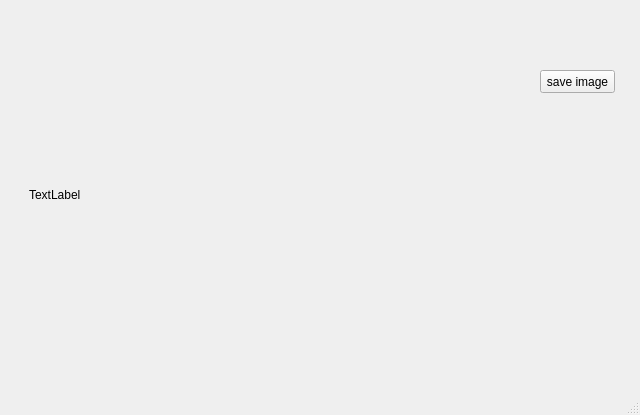
<?xml version="1.0" encoding="UTF-8"?>
<ui version="4.0">
 <class>MainWindow</class>
 <widget class="QMainWindow" name="MainWindow">
  <property name="geometry">
   <rect>
    <x>0</x>
    <y>0</y>
    <width>640</width>
    <height>415</height>
   </rect>
  </property>
  <property name="windowTitle">
   <string>ResultWindow</string>
  </property>
  <widget class="QWidget" name="centralwidget">
   <widget class="QPushButton" name="pushButton">
    <property name="geometry">
     <rect>
      <x>540</x>
      <y>70</y>
      <width>75</width>
      <height>23</height>
     </rect>
    </property>
    <property name="text">
     <string>save image</string>
    </property>
   </widget>
   <widget class="QWidget" name="horizontalLayoutWidget">
    <property name="geometry">
     <rect>
      <x>29</x>
      <y>29</y>
      <width>471</width>
      <height>331</height>
     </rect>
    </property>
    <layout class="QHBoxLayout" name="horizontalLayout">
     <item>
      <widget class="QLabel" name="lb_result">
       <property name="text">
        <string>TextLabel</string>
       </property>
      </widget>
     </item>
    </layout>
   </widget>
  </widget>
  <widget class="QMenuBar" name="menubar">
   <property name="geometry">
    <rect>
     <x>0</x>
     <y>0</y>
     <width>640</width>
     <height>21</height>
    </rect>
   </property>
  </widget>
  <widget class="QStatusBar" name="statusbar"/>
 </widget>
 <resources/>
 <connections/>
</ui>
